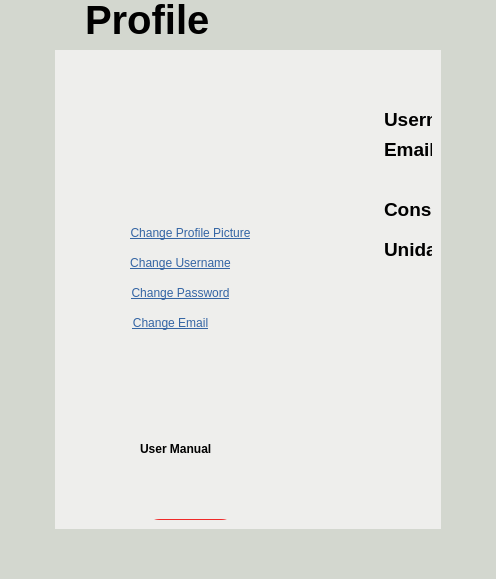
<?xml version="1.0" encoding="UTF-8"?>
<ui version="4.0">
 <class>MainWindow</class>
 <widget class="QMainWindow" name="MainWindow">
  <property name="geometry">
   <rect>
    <x>0</x>
    <y>0</y>
    <width>496</width>
    <height>579</height>
   </rect>
  </property>
  <property name="windowTitle">
   <string>MainWindow</string>
  </property>
  <widget class="QWidget" name="centralwidget">
   <property name="styleSheet">
    <string notr="true">background-color: rgb(238, 238, 236);</string>
   </property>
   <layout class="QVBoxLayout" name="verticalLayout">
    <property name="spacing">
     <number>0</number>
    </property>
    <property name="leftMargin">
     <number>0</number>
    </property>
    <property name="topMargin">
     <number>0</number>
    </property>
    <property name="rightMargin">
     <number>0</number>
    </property>
    <property name="bottomMargin">
     <number>0</number>
    </property>
    <item>
     <widget class="QFrame" name="frame_1">
      <property name="maximumSize">
       <size>
        <width>16777215</width>
        <height>50</height>
       </size>
      </property>
      <property name="styleSheet">
       <string notr="true">border:0</string>
      </property>
      <property name="frameShape">
       <enum>QFrame::StyledPanel</enum>
      </property>
      <property name="frameShadow">
       <enum>QFrame::Raised</enum>
      </property>
      <layout class="QHBoxLayout" name="horizontalLayout_2">
       <property name="spacing">
        <number>0</number>
       </property>
       <property name="leftMargin">
        <number>0</number>
       </property>
       <property name="topMargin">
        <number>0</number>
       </property>
       <property name="rightMargin">
        <number>0</number>
       </property>
       <property name="bottomMargin">
        <number>0</number>
       </property>
       <item>
        <widget class="QFrame" name="Menu">
         <property name="maximumSize">
          <size>
           <width>55</width>
           <height>16777215</height>
          </size>
         </property>
         <property name="styleSheet">
          <string notr="true">border:0 ; 
background-color: rgb(211, 215, 207);</string>
         </property>
         <property name="frameShape">
          <enum>QFrame::StyledPanel</enum>
         </property>
         <property name="frameShadow">
          <enum>QFrame::Raised</enum>
         </property>
         <widget class="QPushButton" name="GotoMainButton">
          <property name="geometry">
           <rect>
            <x>10</x>
            <y>10</y>
            <width>40</width>
            <height>30</height>
           </rect>
          </property>
          <property name="minimumSize">
           <size>
            <width>1</width>
            <height>0</height>
           </size>
          </property>
          <property name="styleSheet">
           <string notr="true">QPushButton{
background-image:url(:/LeftArrow/Design/icones/left-arrow_40x30.png);
border-radius:2px;
}</string>
          </property>
          <property name="text">
           <string/>
          </property>
          <property name="iconSize">
           <size>
            <width>20</width>
            <height>20</height>
           </size>
          </property>
         </widget>
        </widget>
       </item>
       <item>
        <widget class="QFrame" name="Title">
         <property name="styleSheet">
          <string notr="true">border:0 ; 
background-color: rgb(211, 215, 207);</string>
         </property>
         <property name="frameShape">
          <enum>QFrame::StyledPanel</enum>
         </property>
         <property name="frameShadow">
          <enum>QFrame::Raised</enum>
         </property>
         <widget class="QLabel" name="label_6">
          <property name="enabled">
           <bool>true</bool>
          </property>
          <property name="geometry">
           <rect>
            <x>30</x>
            <y>-10</y>
            <width>261</width>
            <height>60</height>
           </rect>
          </property>
          <property name="minimumSize">
           <size>
            <width>40</width>
            <height>60</height>
           </size>
          </property>
          <property name="maximumSize">
           <size>
            <width>16777215</width>
            <height>20</height>
           </size>
          </property>
          <property name="font">
           <font>
            <pointsize>30</pointsize>
            <weight>75</weight>
            <bold>true</bold>
           </font>
          </property>
          <property name="text">
           <string>Profile</string>
          </property>
          <property name="scaledContents">
           <bool>true</bool>
          </property>
         </widget>
        </widget>
       </item>
      </layout>
     </widget>
    </item>
    <item>
     <widget class="QFrame" name="frame_2">
      <property name="styleSheet">
       <string notr="true">border:0 ; 
</string>
      </property>
      <property name="frameShape">
       <enum>QFrame::StyledPanel</enum>
      </property>
      <property name="frameShadow">
       <enum>QFrame::Raised</enum>
      </property>
      <layout class="QHBoxLayout" name="horizontalLayout">
       <property name="spacing">
        <number>0</number>
       </property>
       <property name="leftMargin">
        <number>0</number>
       </property>
       <property name="topMargin">
        <number>0</number>
       </property>
       <property name="rightMargin">
        <number>0</number>
       </property>
       <property name="bottomMargin">
        <number>0</number>
       </property>
       <item>
        <widget class="QFrame" name="Left">
         <property name="minimumSize">
          <size>
           <width>55</width>
           <height>0</height>
          </size>
         </property>
         <property name="maximumSize">
          <size>
           <width>55</width>
           <height>16777215</height>
          </size>
         </property>
         <property name="styleSheet">
          <string notr="true">border:0 ; 
background-color: rgb(211, 215, 207);</string>
         </property>
         <property name="frameShape">
          <enum>QFrame::StyledPanel</enum>
         </property>
         <property name="frameShadow">
          <enum>QFrame::Raised</enum>
         </property>
         <layout class="QVBoxLayout" name="verticalLayout_2">
          <property name="spacing">
           <number>6</number>
          </property>
          <property name="leftMargin">
           <number>0</number>
          </property>
          <property name="topMargin">
           <number>0</number>
          </property>
          <property name="rightMargin">
           <number>0</number>
          </property>
          <property name="bottomMargin">
           <number>0</number>
          </property>
          <item>
           <widget class="QFrame" name="TOP_BUTTON">
            <property name="maximumSize">
             <size>
              <width>150</width>
              <height>16777215</height>
             </size>
            </property>
            <property name="styleSheet">
             <string notr="true">border:0 ; 
background-color: rgb(211, 215, 207);</string>
            </property>
            <property name="frameShape">
             <enum>QFrame::StyledPanel</enum>
            </property>
            <property name="frameShadow">
             <enum>QFrame::Raised</enum>
            </property>
           </widget>
          </item>
         </layout>
        </widget>
       </item>
       <item>
        <widget class="QFrame" name="Mid">
         <property name="styleSheet">
          <string notr="true">border:0</string>
         </property>
         <property name="frameShape">
          <enum>QFrame::StyledPanel</enum>
         </property>
         <property name="frameShadow">
          <enum>QFrame::Raised</enum>
         </property>
         <layout class="QHBoxLayout" name="horizontalLayout_4">
          <item>
           <widget class="QFrame" name="XD">
            <property name="frameShape">
             <enum>QFrame::StyledPanel</enum>
            </property>
            <property name="frameShadow">
             <enum>QFrame::Raised</enum>
            </property>
            <widget class="QLabel" name="Avatar">
             <property name="geometry">
              <rect>
               <x>56</x>
               <y>30</y>
               <width>121</width>
               <height>121</height>
              </rect>
             </property>
             <property name="styleSheet">
              <string notr="true">background-image: url(:/Avatar/Design/icones/avatar.png);
 background-repeat:none;</string>
             </property>
             <property name="text">
              <string/>
             </property>
            </widget>
            <widget class="QLabel" name="label">
             <property name="geometry">
              <rect>
               <x>320</x>
               <y>50</y>
               <width>101</width>
               <height>21</height>
              </rect>
             </property>
             <property name="font">
              <font>
               <pointsize>14</pointsize>
               <weight>75</weight>
               <bold>true</bold>
              </font>
             </property>
             <property name="text">
              <string>Username: </string>
             </property>
            </widget>
            <widget class="QLabel" name="label_2">
             <property name="geometry">
              <rect>
               <x>320</x>
               <y>80</y>
               <width>101</width>
               <height>21</height>
              </rect>
             </property>
             <property name="font">
              <font>
               <pointsize>14</pointsize>
               <weight>75</weight>
               <bold>true</bold>
              </font>
             </property>
             <property name="text">
              <string>Email: </string>
             </property>
            </widget>
            <widget class="QLabel" name="label_3">
             <property name="geometry">
              <rect>
               <x>320</x>
               <y>140</y>
               <width>151</width>
               <height>21</height>
              </rect>
             </property>
             <property name="font">
              <font>
               <pointsize>14</pointsize>
               <weight>75</weight>
               <bold>true</bold>
              </font>
             </property>
             <property name="text">
              <string>Consola Central:</string>
             </property>
            </widget>
            <widget class="QLabel" name="label_4">
             <property name="geometry">
              <rect>
               <x>320</x>
               <y>180</y>
               <width>191</width>
               <height>21</height>
              </rect>
             </property>
             <property name="font">
              <font>
               <pointsize>14</pointsize>
               <weight>75</weight>
               <bold>true</bold>
              </font>
             </property>
             <property name="text">
              <string>Unidades Sensoriais:</string>
             </property>
            </widget>
            <widget class="QTableWidget" name="tableWidget">
             <property name="geometry">
              <rect>
               <x>560</x>
               <y>180</y>
               <width>220</width>
               <height>131</height>
              </rect>
             </property>
             <property name="minimumSize">
              <size>
               <width>220</width>
               <height>0</height>
              </size>
             </property>
             <property name="font">
              <font>
               <pointsize>20</pointsize>
               <weight>75</weight>
               <bold>true</bold>
              </font>
             </property>
             <property name="styleSheet">
              <string notr="true">QHeaderView::section {
    background-color: rgb(211, 215, 207);
    padding: 4px;
    font-size: 12pt;
    border-radius: 20px;
   border-style: none;
    border-bottom: 1px solid #fffff8;
    border-right: 1px solid #fffff8;
}

QHeaderView::section:horizontal
{
    border-top: 3px solid rgb(239, 41, 41);
    border-bottom: 3px solid rgb(239, 41, 41);
}

QHeaderView::section:vertical
{
    border-left: 3px solid rgb(239, 41, 41);
   border-rigth: 3px solid rgb(239, 41, 41);
}

    border-bottom: 3px solid rgb(239, 41, 41);
    border-right: 3px solid rgb(239, 41, 41);
	border-leftt: 3px solid rgb(239, 41, 41);</string>
             </property>
             <property name="autoScroll">
              <bool>true</bool>
             </property>
             <property name="tabKeyNavigation">
              <bool>true</bool>
             </property>
             <property name="dragEnabled">
              <bool>false</bool>
             </property>
             <property name="alternatingRowColors">
              <bool>false</bool>
             </property>
             <property name="showGrid">
              <bool>true</bool>
             </property>
             <property name="gridStyle">
              <enum>Qt::DashLine</enum>
             </property>
             <property name="sortingEnabled">
              <bool>false</bool>
             </property>
             <property name="wordWrap">
              <bool>true</bool>
             </property>
             <property name="cornerButtonEnabled">
              <bool>true</bool>
             </property>
             <property name="rowCount">
              <number>0</number>
             </property>
             <attribute name="horizontalHeaderVisible">
              <bool>true</bool>
             </attribute>
             <attribute name="horizontalHeaderCascadingSectionResizes">
              <bool>false</bool>
             </attribute>
             <attribute name="horizontalHeaderHighlightSections">
              <bool>true</bool>
             </attribute>
             <attribute name="horizontalHeaderShowSortIndicator" stdset="0">
              <bool>false</bool>
             </attribute>
             <attribute name="horizontalHeaderStretchLastSection">
              <bool>false</bool>
             </attribute>
             <attribute name="verticalHeaderVisible">
              <bool>false</bool>
             </attribute>
             <attribute name="verticalHeaderShowSortIndicator" stdset="0">
              <bool>false</bool>
             </attribute>
             <attribute name="verticalHeaderStretchLastSection">
              <bool>false</bool>
             </attribute>
             <column>
              <property name="text">
               <string>Sensor</string>
              </property>
             </column>
             <column>
              <property name="text">
               <string>id</string>
              </property>
             </column>
            </widget>
            <widget class="QPushButton" name="pushButton">
             <property name="geometry">
              <rect>
               <x>46</x>
               <y>190</y>
               <width>141</width>
               <height>27</height>
              </rect>
             </property>
             <property name="font">
              <font>
               <underline>true</underline>
              </font>
             </property>
             <property name="styleSheet">
              <string notr="true">color: rgb(52, 101, 164);</string>
             </property>
             <property name="text">
              <string>Change Username</string>
             </property>
            </widget>
            <widget class="QPushButton" name="pushButton_2">
             <property name="geometry">
              <rect>
               <x>46</x>
               <y>220</y>
               <width>141</width>
               <height>27</height>
              </rect>
             </property>
             <property name="font">
              <font>
               <underline>true</underline>
              </font>
             </property>
             <property name="styleSheet">
              <string notr="true">color: rgb(52, 101, 164);</string>
             </property>
             <property name="text">
              <string>Change Password</string>
             </property>
            </widget>
            <widget class="QPushButton" name="pushButton_3">
             <property name="geometry">
              <rect>
               <x>36</x>
               <y>250</y>
               <width>141</width>
               <height>27</height>
              </rect>
             </property>
             <property name="font">
              <font>
               <underline>true</underline>
              </font>
             </property>
             <property name="styleSheet">
              <string notr="true">color: rgb(52, 101, 164);</string>
             </property>
             <property name="text">
              <string>Change Email</string>
             </property>
            </widget>
            <widget class="QLabel" name="usename_label">
             <property name="geometry">
              <rect>
               <x>426</x>
               <y>50</y>
               <width>361</width>
               <height>21</height>
              </rect>
             </property>
             <property name="text">
              <string>teste1234_vf</string>
             </property>
            </widget>
            <widget class="QLabel" name="Email_label">
             <property name="geometry">
              <rect>
               <x>390</x>
               <y>80</y>
               <width>411</width>
               <height>21</height>
              </rect>
             </property>
             <property name="text">
              <string>Example@gmail.com</string>
             </property>
            </widget>
            <widget class="QPushButton" name="UserManual">
             <property name="geometry">
              <rect>
               <x>96</x>
               <y>330</y>
               <width>50</width>
               <height>50</height>
              </rect>
             </property>
             <property name="minimumSize">
              <size>
               <width>50</width>
               <height>50</height>
              </size>
             </property>
             <property name="maximumSize">
              <size>
               <width>50</width>
               <height>50</height>
              </size>
             </property>
             <property name="styleSheet">
              <string notr="true">background-image: url(:/PadLock/Design/icones/book_50x50.png);</string>
             </property>
             <property name="text">
              <string/>
             </property>
            </widget>
            <widget class="QLabel" name="label_5">
             <property name="geometry">
              <rect>
               <x>76</x>
               <y>380</y>
               <width>91</width>
               <height>19</height>
              </rect>
             </property>
             <property name="font">
              <font>
               <weight>75</weight>
               <bold>true</bold>
              </font>
             </property>
             <property name="text">
              <string>User Manual</string>
             </property>
            </widget>
            <widget class="QPushButton" name="pushButton_4">
             <property name="geometry">
              <rect>
               <x>46</x>
               <y>160</y>
               <width>161</width>
               <height>27</height>
              </rect>
             </property>
             <property name="font">
              <font>
               <underline>true</underline>
              </font>
             </property>
             <property name="styleSheet">
              <string notr="true">color: rgb(52, 101, 164);</string>
             </property>
             <property name="text">
              <string>Change Profile Picture</string>
             </property>
            </widget>
            <widget class="QLabel" name="id_label">
             <property name="geometry">
              <rect>
               <x>480</x>
               <y>140</y>
               <width>101</width>
               <height>20</height>
              </rect>
             </property>
             <property name="text">
              <string>id = </string>
             </property>
            </widget>
            <widget class="QPushButton" name="LogOutButton">
             <property name="enabled">
              <bool>true</bool>
             </property>
             <property name="geometry">
              <rect>
               <x>76</x>
               <y>460</y>
               <width>101</width>
               <height>41</height>
              </rect>
             </property>
             <property name="font">
              <font>
               <family>DejaVu Sans</family>
               <pointsize>11</pointsize>
               <weight>75</weight>
               <italic>false</italic>
               <bold>true</bold>
              </font>
             </property>
             <property name="styleSheet">
              <string notr="true">QPushButton{
	
	background-color: rgb(239, 41, 41);
	border: 2px solid rgb(239, 41, 41);
	border-radius: 20px;
	color: rgb(255, 255, 255);

}

</string>
             </property>
             <property name="text">
              <string>LOUGOUT</string>
             </property>
            </widget>
           </widget>
          </item>
         </layout>
        </widget>
       </item>
       <item>
        <widget class="QFrame" name="Right">
         <property name="maximumSize">
          <size>
           <width>55</width>
           <height>16777215</height>
          </size>
         </property>
         <property name="styleSheet">
          <string notr="true">border:0 ; 
background-color: rgb(211, 215, 207);</string>
         </property>
         <property name="frameShape">
          <enum>QFrame::StyledPanel</enum>
         </property>
         <property name="frameShadow">
          <enum>QFrame::Raised</enum>
         </property>
        </widget>
       </item>
      </layout>
     </widget>
    </item>
    <item>
     <widget class="QFrame" name="frame_3">
      <property name="maximumSize">
       <size>
        <width>16777215</width>
        <height>50</height>
       </size>
      </property>
      <property name="styleSheet">
       <string notr="true">border:0 ; 
background-color: rgb(211, 215, 207);</string>
      </property>
      <property name="frameShape">
       <enum>QFrame::StyledPanel</enum>
      </property>
      <property name="frameShadow">
       <enum>QFrame::Raised</enum>
      </property>
      <layout class="QHBoxLayout" name="horizontalLayout_3">
       <property name="spacing">
        <number>0</number>
       </property>
       <property name="leftMargin">
        <number>0</number>
       </property>
       <property name="topMargin">
        <number>0</number>
       </property>
       <property name="rightMargin">
        <number>0</number>
       </property>
       <property name="bottomMargin">
        <number>0</number>
       </property>
       <item>
        <widget class="QFrame" name="frame">
         <property name="minimumSize">
          <size>
           <width>0</width>
           <height>60</height>
          </size>
         </property>
         <property name="frameShape">
          <enum>QFrame::StyledPanel</enum>
         </property>
         <property name="frameShadow">
          <enum>QFrame::Raised</enum>
         </property>
         <layout class="QHBoxLayout" name="horizontalLayout_5">
          <item>
           <widget class="QFrame" name="frame_5">
            <property name="maximumSize">
             <size>
              <width>150</width>
              <height>40</height>
             </size>
            </property>
            <property name="styleSheet">
             <string notr="true"> background-repeat:none;
background-image: url(:/Bosh/Design/icones/bosch-logo_2_150x40.png);</string>
            </property>
            <property name="frameShape">
             <enum>QFrame::StyledPanel</enum>
            </property>
            <property name="frameShadow">
             <enum>QFrame::Raised</enum>
            </property>
           </widget>
          </item>
          <item>
           <widget class="QFrame" name="frame_4">
            <property name="maximumSize">
             <size>
              <width>150</width>
              <height>50</height>
             </size>
            </property>
            <property name="styleSheet">
             <string notr="true"> background-repeat:none;
background-image: url(:/Bosh/Design/icones/UA1_150x40.png);</string>
            </property>
            <property name="frameShape">
             <enum>QFrame::StyledPanel</enum>
            </property>
            <property name="frameShadow">
             <enum>QFrame::Raised</enum>
            </property>
           </widget>
          </item>
         </layout>
        </widget>
       </item>
      </layout>
     </widget>
    </item>
   </layout>
  </widget>
 </widget>
 <resources>
  <include location="file_rc.qrc"/>
 </resources>
 <connections/>
</ui>
